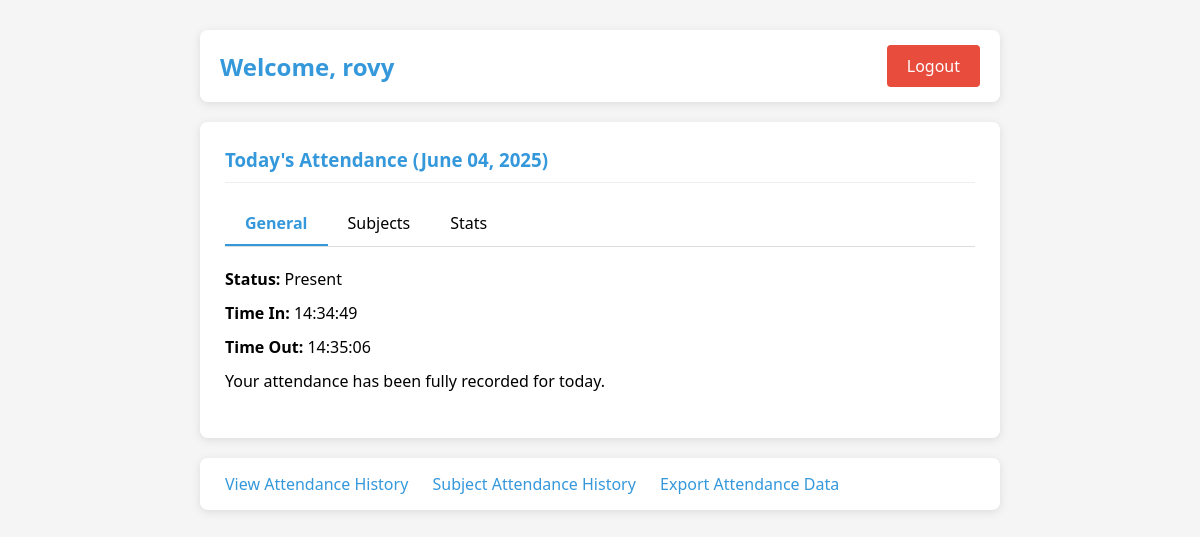
The app's page /dashboard/ (signed in) with its own data.
### attendance/models.py (models this page shows)
class Attendance(models.Model):
    user = models.ForeignKey(User, on_delete=models.CASCADE)
    date = models.DateField(default=timezone.now)
    time_in = models.TimeField(default=timezone.now)
    time_out = models.TimeField(null=True, blank=True)
    status = models.CharField(max_length=20, choices=[
        ('present', 'Present'),
        ('absent', 'Absent'),
        ('late', 'Late'),
    ], default='present')
    class Meta:
        unique_together = ['user', 'date']
    def __str__(self):
        return f"{self.user.username} - {self.date} - {self.status}"

### attendance/views.py (the view)
# urls.py: path('dashboard/', api.api_get_dashboard_data, name='api_get_dashboard_data'),
def dashboard(request):
    if not request.user.is_authenticated:
        print("User not authenticated, redirecting to login page")
        return redirect('login')
    print("Dashboard view accessed by user:", request.user.username)
    today = timezone.now().date()
    today_attendance = Attendance.objects.filter(user=request.user, date=today).first()
    subjects = Subject.objects.all()
    subject_attendances = SubjectAttendance.objects.filter(
        user=request.user,
        date=today
    ).select_related('subject', 'period').order_by('created_at')
    periods = ClassPeriod.objects.all().select_related('subject')
    subject_stats = []
    for subject in subjects:
        stats = subject.get_attendance_stats(user=request.user)
        subject_stats.append({
            'subject': subject,
            'stats': stats
        })
    context = {
        'today_attendance': today_attendance,
        'today': today,
        'subjects': subjects,
        'subject_attendances': subject_attendances,
        'periods': periods,
        'subject_stats': subject_stats
    }
    print("Rendering dashboard with context:", context)
    return render(request, 'attendance/dashboard.html', context)

### attendance/models.py (called while the page is built)
    def __str__(self):
        return self.name

    def get_attendance_stats(self, user=None):
        query = self.subjectattendance_set
        if user:
            query = query.filter(user=user)
        total = query.count()
        present = query.filter(status='present').count()
        absent = query.filter(status='absent').count()
        late = query.filter(status='late').count()
        if total > 0:
            present_rate = (present / total) * 100
            absent_rate = (absent / total) * 100
            late_rate = (late / total) * 100
        else:
            present_rate = absent_rate = late_rate = 0
        return {
            'total': total,
            'present': present,
            'absent': absent,
            'late': late,
            'present_rate': present_rate,
            'absent_rate': absent_rate,
            'late_rate': late_rate
        }

    def __str__(self):
        return f"{self.user.username} - {self.subject.name} - {self.date} - {self.status}"

### attendance/templates/attendance/dashboard.html (shortened to what this page needs)
<!DOCTYPE html>
<html>
<head>
</head>
<body>
    <div class="container">
        <div class="header">
            <h2>Welcome, {{ request.user.username }}</h2>
            <a href="{% url 'logout' %}" class="btn btn-danger">Logout</a>
        </div>
        <div class="card">
            <h3>Today's Attendance ({{ today|date:"F d, Y" }})</h3>
            <div class="tabs">
                <div class="tab active" onclick="showTab('general', event)">General</div>
                <div class="tab" onclick="showTab('subjects', event)">Subjects</div>
                <div class="tab" onclick="showTab('stats', event)">Stats</div>
            </div>
            <div id="general-tab" class="tab-content">
                <div class="status-info">
                    {% if today_attendance %}
                        <p><strong>Status:</strong> {{ today_attendance.status|title }}</p>
                        <p><strong>Time In:</strong> {{ today_attendance.time_in|time:"H:i:s" }}</p>
                        {% if today_attendance.time_out %}
                            <p><strong>Time Out:</strong> {{ today_attendance.time_out|time:"H:i:s" }}</p>
                            <p>Your attendance has been fully recorded for today.</p>
                        {% else %}
                            <p>You haven't marked your time out yet.</p>
                            <form action="{% url 'mark_attendance' %}" method="post">
                                {% csrf_token %}
                                <button type="submit" class="btn">Mark Time Out</button>
                            </form>
                        {% endif %}
                    {% else %}
                        <p>You haven't marked your attendance for today.</p>
                        <form action="{% url 'mark_attendance' %}" method="post">
                            {% csrf_token %}
                            <button type="submit" class="btn">Mark Attendance</button>
                        </form>
                    {% endif %}
                </div>
            </div>
        </div>
        <div class="nav-links">
            <a href="{% url 'attendance_history' %}">View Attendance History</a>
            <a href="{% url 'subject_attendance_history' %}">Subject Attendance History</a>
            <a href="{% url 'export_subject_attendance' %}">Export Attendance Data</a>
        </div>
    </div>
</body>
</html>

### attendance/templates/attendance/dashboard.html (style rules this page uses)
body { font-family: 'Segoe UI', Tahoma, Geneva, Verdana, sans-serif; background-color: #f5f5f5; margin: 0; padding: 0; }
.container { max-width: 800px; margin: 30px auto; padding: 0 20px; }
.header { display: flex; justify-content: space-between; align-items: center; margin-bottom: 20px; padding: 15px 20px; background-color: white; border-radius: 8px; box-shadow: 0 2px 10px rgba(0, 0, 0, 0.1); }
.header h2 { color: #3498db; margin: 0; }
.card { background-color: white; border-radius: 8px; box-shadow: 0 2px 10px rgba(0, 0, 0, 0.1); padding: 25px; margin-bottom: 20px; }
.btn { background-color: #3498db; border: none; color: white; padding: 10px 20px; text-align: center; text-decoration: none; display: inline-block; font-size: 16px; border-radius: 4px; cursor: pointer; transition: background-color 0.3s; }
.btn-danger { background-color: #e74c3c; }
.nav-links { background-color: white; border-radius: 8px; box-shadow: 0 2px 10px rgba(0, 0, 0, 0.1); padding: 15px 25px; }
.nav-links a { color: #3498db; text-decoration: none; margin-right: 20px; font-weight: 500; }
.status-info { margin-bottom: 20px; }
.status-info p { font-size: 16px; line-height: 1.5; margin: 10px 0; }
h3 { color: #3498db; margin-top: 0; border-bottom: 1px solid #eee; padding-bottom: 10px; }
.tabs { display: flex; border-bottom: 1px solid #ddd; margin-bottom: 20px; }
.tab { padding: 10px 20px; cursor: pointer; border-bottom: 2px solid transparent; }
.tab.active { border-bottom: 2px solid #3498db; color: #3498db; font-weight: bold; }

### records on screen
Attendance: status "Present", time_in "14:34:49", time_out "14:35:06"

### other values on screen
{{ request.user.username }} "rovy"
